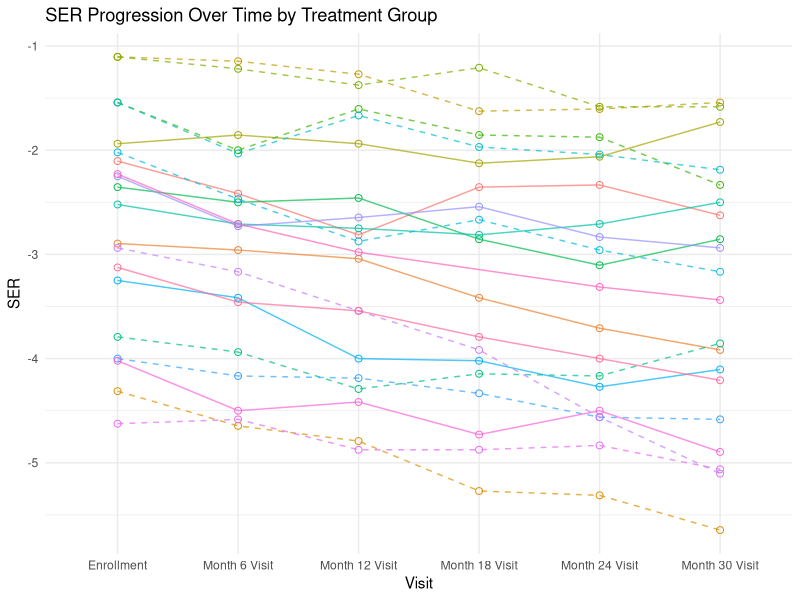
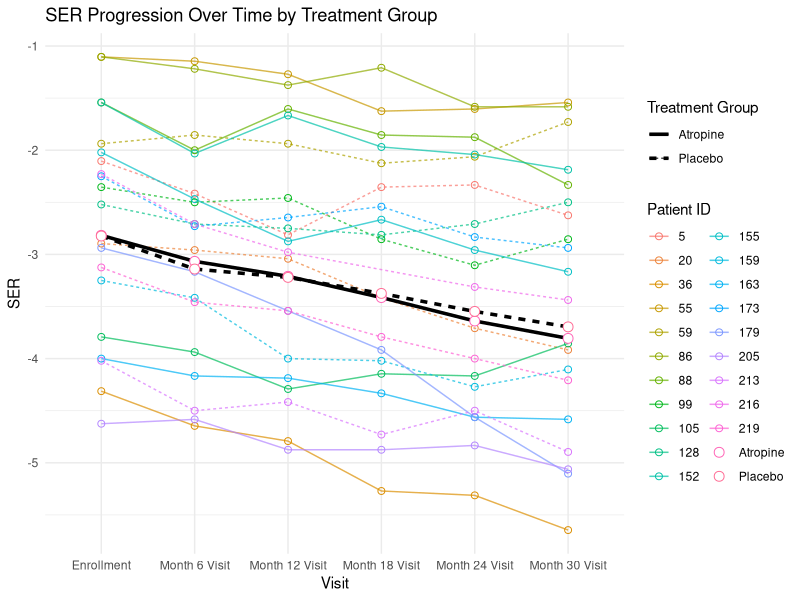

Write R code to recreate these figures, in order.
library(dplyr)
library(ggplot2)

# Part A. Data Import and merge

# Load VisitData and PtRoster datasets
VisitData <- read.table("Data Tables/MTS1ClinicTesting.txt", 
                        header = TRUE, sep = "|", fill = TRUE, stringsAsFactors = FALSE)
head(VisitData)

PtRoster <- read.table("Data Tables/MTS1PtRoster.txt", 
                       header = TRUE, sep = "|", fill = TRUE, stringsAsFactors = FALSE)
head(PtRoster)

# Load the additional dataset for parental myopia and other demographic information
DemoMedOcuHx <- read.table("Data Tables/MTS1DemoMedOcuHx.txt", 
                           header = TRUE, sep = "|", fill = TRUE, stringsAsFactors = FALSE)
head(DemoMedOcuHx)

#TODO: Handling baseline and run-in randomization 
# VisitData$Visit == 'Run-in FU Randomization'
# VisitData$Visit == 'Enrollment'
# if enrollment 

# Step 1: Calculate SER for each eye
# Left Eye (OS)
VisitData$S_OS <- rowMeans(VisitData[, c("AutoRef1SphOS", "AutoRef2SphOS", "AutoRef3SphOS")], na.rm = TRUE)
VisitData$C_OS <- rowMeans(VisitData[, c("AutoRef1CylOS", "AutoRef2CylOS", "AutoRef3CylOS")], na.rm = TRUE)
VisitData$SER_OS <- VisitData$S_OS + (VisitData$C_OS / 2)

# Right Eye (OD)
VisitData$S_OD <- rowMeans(VisitData[, c("AutoRef1SphOD", "AutoRef2SphOD", "AutoRef3SphOD")], na.rm = TRUE)
VisitData$C_OD <- rowMeans(VisitData[, c("AutoRef1CylOD", "AutoRef2CylOD", "AutoRef3CylOD")], na.rm = TRUE)
VisitData$SER_OD <- VisitData$S_OD + (VisitData$C_OD / 2)

# Step 2: Average SER across both eyes for each visit (i.e., time j)
VisitData$SER <- rowMeans(VisitData[, c("SER_OS", "SER_OD")], na.rm = TRUE)

# Step 3: Merge data with PtRoster and DemoMedOcuHx datasets
# Merging VisitData with PtRoster on Patient ID
MergedData <- merge(VisitData, PtRoster, by = "PtID")

# Merging the result with DemoMedOcuHx on Patient ID
MergedData <- merge(MergedData, DemoMedOcuHx, by = "PtID")

# Step 4: Create necessary variables
# Time (Visit) is already in VisitData as 'Visit'
# Group/Treatment assignment
MergedData$TreatmentGroup <- MergedData$TrtGroup

# Parental myopia status (investigating variables)
MergedData$is_mother_has_myopia <- MergedData$MotherMyop
MergedData$is_father_has_myopia <- MergedData$Father

# Step 5: Filter for patients with more than 5 visits without NA SER
FilteredData <- MergedData %>%
  filter(!is.na(SER)) %>%  # Remove rows where SER is NA
  group_by(PtID) %>%       # Group by PtID
  filter(n() > 5) %>%      # Keep only groups (patients) with more than 5 valid visits
  ungroup()                # Remove grouping to return to a regular data frame

# Get unique PtID for filtered dataset
UniquePtID <- unique(FilteredData$PtID)


# Part 2. Spagetti Plot

# Sample 10 unique patients from each treatment group
SampledPatients_trt <- FilteredData %>%
  filter(TrtGroup == "Atropine") %>%
  distinct(PtID, .keep_all = TRUE) %>%
  slice_sample(n = 10) %>%
  select(PtID)

SampledPatients_ctrl <- FilteredData %>%
  filter(TrtGroup == "Placebo") %>%
  distinct(PtID, .keep_all = TRUE) %>%
  slice_sample(n = 10) %>%
  select(PtID)

SampledPatients <- bind_rows(SampledPatients_trt, SampledPatients_ctrl)

# Filter the original data to include only records for the sampled patients
SampledData <- FilteredData %>%
  filter(PtID %in% SampledPatients$PtID)

# Set line types based on the treatment group
SampledData <- SampledData %>%
  mutate(LineType = ifelse(TrtGroup == "Atropine", "solid", "dashed"))

# Define the order of visits for consistent x-axis ordering
visit_order <- c("Enrollment", "Month 6 Visit", "Month 12 Visit", 
                 "Month 18 Visit", "Month 24 Visit", "Month 30 Visit")

# Convert Visit to a factor with specified order
SampledData <- SampledData %>%
  filter(Visit != "Run-in FU Randomization") %>%
  mutate(Visit = factor(Visit, levels = visit_order))

# Create the spaghetti plot with distinct line types and colors for each patient
ggplot(SampledData, aes(x = Visit, y = SER, group = PtID, color = as.factor(PtID))) +
  geom_line(aes(linetype = LineType), size = 0.5, alpha = 0.7) +  # Line for each patient with line type by group
  geom_point(size = 2, shape = 1) +                                        # Add points at each SER measurement
  labs(title = "SER Progression Over Time by Treatment Group",
       x = "Visit",
       y = "SER",
       color = "Patient ID",
       linetype = 'LineType') +
  scale_x_discrete(drop = FALSE) +                              # Ensure all visits appear on the x-axis
  scale_linetype_manual(values = c("solid", "dashed")) +        
  theme_minimal() +
  theme(legend.position = "none")                               # Optionally hide the legend if there are too many patients



# Calculate and add mean profiles
MeanProfileData <- MergedData %>%
  filter(Visit != "Run-in FU Randomization") %>%
  group_by(Visit, TrtGroup) %>%
  summarize(Mean_SER = mean(SER, na.rm = TRUE), .groups = 'drop')

# Combined plot with individual trajectories and mean profiles
ggplot() +
  # Individual trajectories
  geom_line(data = SampledData, 
            aes(x = Visit, y = SER, group = PtID, color = as.factor(PtID), 
                linetype = TrtGroup),
            size = 0.5, alpha = 0.7) +
  geom_point(data = SampledData,
             aes(x = Visit, y = SER, color = as.factor(PtID)),
             size = 2, shape = 1) +
  # Mean profiles
  geom_line(data = MeanProfileData,
            aes(x = Visit, y = Mean_SER, group = TrtGroup, linetype = TrtGroup),
            size = 1.2) +
  geom_point(data = MeanProfileData,
             aes(x = Visit, y = Mean_SER, color = TrtGroup),
             size = 3, shape = 21, fill = "white") +
  # Labels and theme
  labs(title = "SER Progression Over Time by Treatment Group",
       x = "Visit",
       y = "SER",
       color = "Patient ID",
       linetype = "Treatment Group") +
  scale_x_discrete(drop = FALSE) +
  theme_minimal() +
  theme(legend.position = "right")

### Displaying five patients

# only leave the last observation, which is the 5th visit
SampledData %>%
  select(
    PtID,
    SER,
    Sex,
    TreatmentGroup,
    Race,
    EyeColor,
    AgeAsofEnrollDt,
    is_mother_has_myopia,
    is_father_has_myopia,
    Visit
  ) %>%
  group_by(PtID) %>%
  slice_tail(n = 1) %>%
  ungroup() %>%
  arrange(PtID) %>%
  select(-Visit) %>% # then rename the column , ageasenrolldt as age and Eyecolor as iris_color
  rename(age = AgeAsofEnrollDt, iris_color = EyeColor) %>%
  head(5) %>%
  knitr::kable()


# key summary statistics for demographics

MergedData %>% 
  select(PtID,
         Sex,
         TreatmentGroup,
         Race,
         EyeColor,
         AgeAsofEnrollDt,
         is_mother_has_myopia,
         is_father_has_myopia) %>%
  rename(age = AgeAsofEnrollDt, iris_color = EyeColor) %>%
  group_by(PtID) %>% 
  slice_tail(n = 1) %>%
  ungroup() %>%
  select(-PtID) -> Demographics

Demographics$age %>% summary()
Demographics %>%
  select(-age) %>%
  apply(.,2,table) %>%
  knitr::kable()



#### clean dataset with selected variables

data <- MergedData[,c("PtID","Visit","SER","TrtGroup","MotherMyop","FatherMyop","Sex","Race","EyeColor","AgeAsofEnrollDt")]

mother_gene <- ifelse(data$MotherMyop=="Yes",1,0)
father_gene <- ifelse(data$FatherMyop=="Yes",1,0)
data$genetic <- mother_gene+father_gene

data$Age <- floor(data$AgeAsofEnrollDt)
data <- data %>% select (-FatherMyop, - MotherMyop)

#### complete dataset
data <- data[data$Visit != "Run-in FU Randomization", ]
subjects_with_NaN <- unique(data$PtID[is.nan(data$SER)])
complete_data <- data[!data$PtID %in% subjects_with_NaN, ]


head(complete_data)